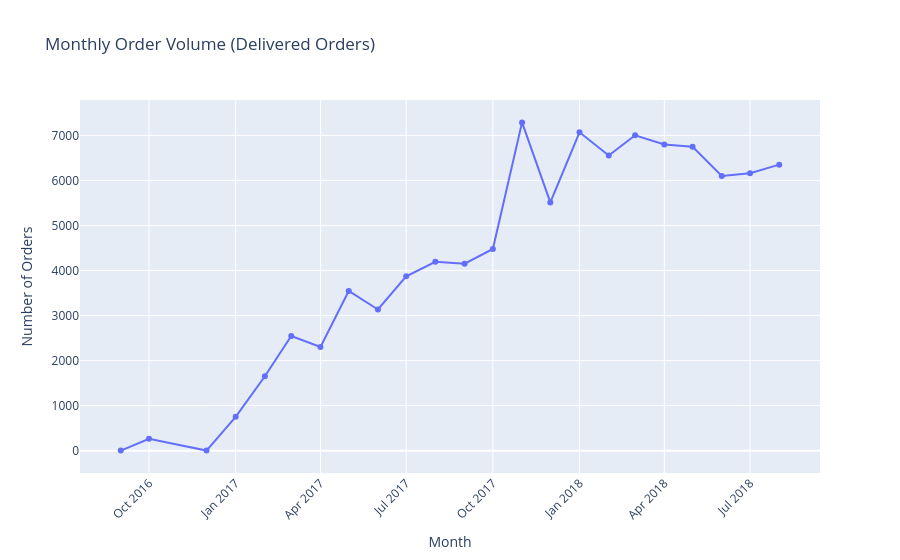

Here is the notebook cell this chart was saved with:
### Code cell
# Monthly order volume
orders_delivered["month"] = orders_delivered["order_purchase_timestamp"].dt.to_period("M")
monthly_orders = orders_delivered.groupby("month").size().reset_index(name="order_count")
monthly_orders["month"] = monthly_orders["month"].astype(str)

fig = px.line(
    monthly_orders,
    x="month", y="order_count",
    title="Monthly Order Volume (Delivered Orders)",
    labels={"month": "Month", "order_count": "Number of Orders"},
    markers=True
)
fig.update_layout(xaxis_tickangle=-45)
fig.show()

### Figure 1 — Plotly figure (JSON) as saved in the notebook; plotly's stock layout.template omitted (floating-point values rounded to 4 significant figures)
{"data": [{"hovertemplate": "Month=%{x}<br>Number of Orders=%{y}<extra></extra>", "legendgroup": "", "line": {"color": "#636efa", "dash": "solid"}, "marker": {"symbol": "circle"}, "mode": "lines+markers", "name": "", "orientation": "v", "showlegend": false, "type": "scatter", "x": ["2016-09", "2016-10", "2016-12", "2017-01", "2017-02", "2017-03", "2017-04", "2017-05", "2017-06", "2017-07", "2017-08", "2017-09", "2017-10", "2017-11", "2017-12", "2018-01", "2018-02", "2018-03", "2018-04", "2018-05", "2018-06", "2018-07", "2018-08"], "xaxis": "x", "y": [1, 265, 1, 750, 1653, 2546, 2303, 3546, 3135, 3872, 4193, 4150, 4478, 7289, 5513, 7069, 6555, 7003, 6798, 6749, 6099, 6159, 6351], "yaxis": "y"}], "layout": {"legend": {"tracegroupgap": 0}, "title": {"text": "Monthly Order Volume (Delivered Orders)"}, "xaxis": {"anchor": "y", "domain": [0, 1], "tickangle": -45, "title": {"text": "Month"}}, "yaxis": {"anchor": "x", "domain": [0, 1], "title": {"text": "Number of Orders"}}}}
